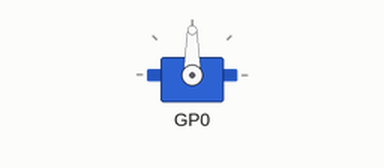
This program was run on a simulated Raspberry Pi Pico running MicroPython. Shown: servo. Wiring (from the project's diagram.json): servo on GP1. At 6.0 s the program stops and its outputs stay as they are.

Above: at 6.1 s.
Timing chart, 0 to 7.5 s (numbered marks = the images above):
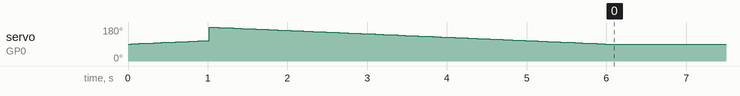

Measured:
- by itself, servo on GP0: rises from 90° to 180° in 0.98 s, then falls to 90° in 5.0 s

The program:

main.py
```python
import machine
import pyb
import utime

# The pyboard has four simple servo connections
servo = pyb.Servo(1)

servo.angle(90, 5000)
utime.sleep(1)
servo.angle(0, 5000)
utime.sleep(1)
```
